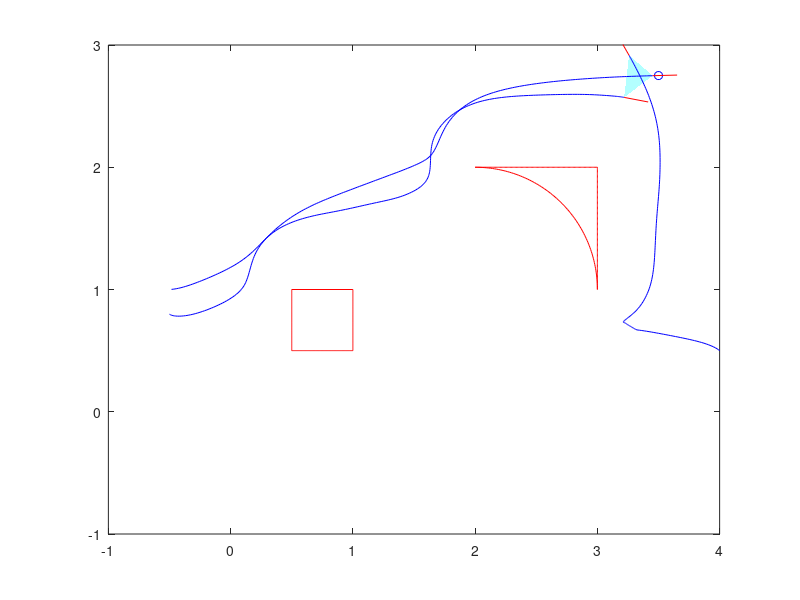
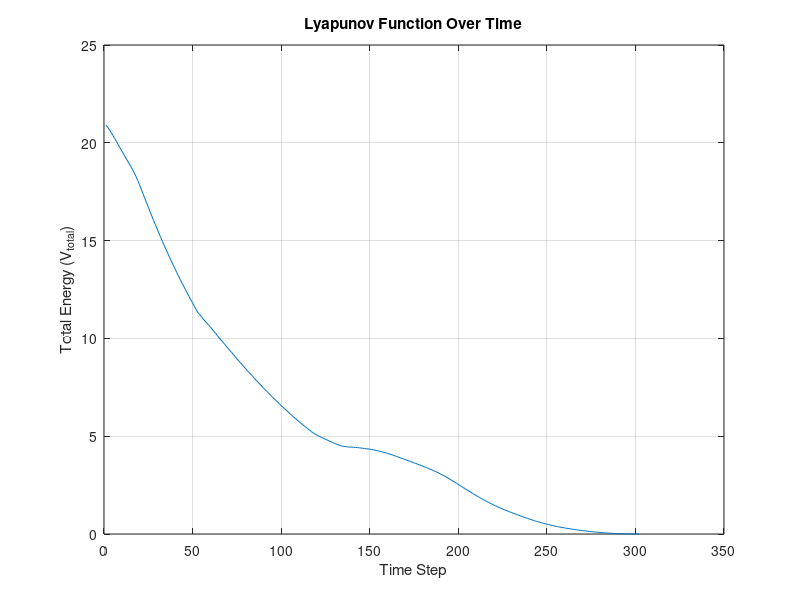

Source code (MATLAB) for these figures, in order: (Note: this script raises an error after producing the figures.)
clear all; close all; clc;

% Initial positions and orientations for 3 mass points (forming a V shape)
x = [-0.5, -0.5 4];
y = [1, 0.8, 0.5];
theta = [0, 0, 0];

% Goal position
x_goal = 3.5;
y_goal = 2.75;
position_accuracy = 0.05;

% APF parameters
zeta = 1.1547;
eta = 0.0732;
dstar = 0.3;
Qstar = 0.75;

% Parameters related to kinematic model
error_theta_max = deg2rad(45);
v_max = 0.2;
Kp_omega = 1.5;
omega_max = 0.5 * pi;

% Obstacles setup
obst1_points = [linspace(1.5, 1.5, 100) linspace(1.5, 1.5, 100) linspace(2, 2, 100) linspace(2, 1.5, 100);
                linspace(1.5, 2, 100) linspace(2, 2, 100) linspace(2, 1.5, 100) linspace(1.5, 1.5, 100)] - 1;
obst2_points = [2 + sin(linspace(0, pi / 2, 100)) linspace(3, 3, 100) linspace(3, 2, 100);
                2.5 + cos(linspace(0, pi / 2, 100)) linspace(2.5, 3.5, 100) linspace(3.5, 3.5, 100)] - [0; 1.5];

% V-formation parameters
v_distance = 0.3;         % Distance to maintain in V-formation
v_angle = deg2rad(45);    % Angle of V-formation

figure(1);
dT = 0.1;
t_max = 1000;

% Initialize path storage for each point
X = zeros(3, t_max);
Y = zeros(3, t_max);
X(:, 1) = x;
Y(:, 1) = y;

% Initialize Lyapunov function history
V_history = zeros(1, t_max);

t = 1;
while t <= t_max
    all_reached_goal = true;

    % Lyapunov function calculation
    V_leader = 0.5 * ((x(1) - x_goal)^2 + (y(1) - y_goal)^2); % Leader energy
    V_follower1 = 0.5 * ((x(2) - (x(1) - v_distance * cos(theta(1) + v_angle)))^2 + ...
                         (y(2) - (y(1) - v_distance * sin(theta(1) + v_angle)))^2); % Follower 1
    V_follower2 = 0.5 * ((x(3) - (x(1) - v_distance * cos(theta(1) - v_angle)))^2 + ...
                         (y(3) - (y(1) - v_distance * sin(theta(1) - v_angle)))^2); % Follower 2
    V_total = V_leader + V_follower1 + V_follower2; % Total Lyapunov function

    V_history(t) = V_total; % Store for plotting

    for i = 1:3
        if i == 1
            % Leader behavior
            if norm([x_goal, y_goal] - [x(1), y(1)]) > position_accuracy
                all_reached_goal = false;

                % Calculate Attractive Potential
                if norm([x(1), y(1)] - [x_goal, y_goal]) <= dstar
                    nablaU_att = zeta * ([x(1), y(1)] - [x_goal, y_goal]);
                else
                    nablaU_att = (dstar / norm([x(1), y(1)] - [x_goal, y_goal])) * zeta * ([x(1), y(1)] - [x_goal, y_goal]);
                end

                % Calculate distances to obstacles
                [obst1_idx, obst1_dist] = dsearchn(obst1_points', [x(1), y(1)]);
                [obst2_idx, obst2_dist] = dsearchn(obst2_points', [x(1), y(1)]);

                % Calculate Repulsive Potential
                nablaU_rep = [0, 0];
                if obst1_dist <= Qstar
                    nablaU_rep = nablaU_rep + (eta * (1 / Qstar - 1 / obst1_dist) * 1 / obst1_dist^2) * ([x(1), y(1)] - [obst1_points(1, obst1_idx), obst1_points(2, obst1_idx)]);
                end
                if obst2_dist <= Qstar && ~inpolygon(x(1), y(1), obst2_points(1, :), obst2_points(2, :))
                    nablaU_rep = nablaU_rep + (eta * (1 / Qstar - 1 / obst2_dist) * 1 / obst2_dist^2) * ([x(1), y(1)] - [obst2_points(1, obst2_idx), obst2_points(2, obst2_idx)]);
                end

                % Calculate final potential
                nablaU = nablaU_att + nablaU_rep;

                % Calculate reference velocity (v_ref) and orientation (theta_ref)
                theta_ref = atan2(-nablaU(2), -nablaU(1));
                error_theta = theta_ref - theta(1);

                if abs(error_theta) <= error_theta_max
                    alpha = (error_theta_max - abs(error_theta)) / error_theta_max;
                    v_ref = min(alpha * norm(-nablaU), v_max);
                else
                    v_ref = 0;
                end

                % Update kinematic model for leader
                omega_ref = Kp_omega * error_theta;
                omega_ref = min(max(omega_ref, -omega_max), omega_max);
                
                theta(1) = theta(1) + omega_ref * dT;
                x(1) = x(1) + v_ref * cos(theta(1)) * dT;
                y(1) = y(1) + v_ref * sin(theta(1)) * dT;
            end
        else
            % Follower behavior
            if i == 2
                angle_offset = v_angle;
            else
                angle_offset = -v_angle;
            end

            formation_x = x(1) - v_distance * cos(theta(1) + angle_offset);
            formation_y = y(1) - v_distance * sin(theta(1) + angle_offset);

            if norm([formation_x, formation_y] - [x(i), y(i)]) > position_accuracy
                all_reached_goal = false;

                % Calculate Attractive Potential
                if norm([x(i), y(i)] - [formation_x, formation_y]) <= dstar
                    nablaU_att = zeta * ([x(i), y(i)] - [formation_x, formation_y]);
                else
                    nablaU_att = (dstar / norm([x(i), y(i)] - [formation_x, formation_y])) * zeta * ([x(i), y(i)] - [formation_x, formation_y]);
                end

                % Calculate Repulsive Potential
                [obst1_idx, obst1_dist] = dsearchn(obst1_points', [x(i), y(i)]);
                [obst2_idx, obst2_dist] = dsearchn(obst2_points', [x(i), y(i)]);

                nablaU_rep = [0, 0];
                if obst1_dist <= Qstar
                    nablaU_rep = nablaU_rep + (eta * (1 / Qstar - 1 / obst1_dist) * 1 / obst1_dist^2) * ([x(i), y(i)] - [obst1_points(1, obst1_idx), obst1_points(2, obst1_idx)]);
                end
                if obst2_dist <= Qstar && ~inpolygon(x(i), y(i), obst2_points(1, :), obst2_points(2, :))
                    nablaU_rep = nablaU_rep + (eta * (1 / Qstar - 1 / obst2_dist) * 1 / obst2_dist^2) * ([x(i), y(i)] - [obst2_points(1, obst2_idx), obst2_points(2, obst2_idx)]);
                end

                % Combine Potentials
                nablaU = nablaU_att + nablaU_rep;

                % Calculate reference velocity (v_ref) and orientation (theta_ref)
                theta_ref = atan2(-nablaU(2), -nablaU(1));
                error_theta = theta_ref - theta(i);

                if abs(error_theta) <= error_theta_max
                    alpha = (error_theta_max - abs(error_theta)) / error_theta_max;
                    v_ref = min(alpha * norm(-nablaU), v_max);
                else
                    v_ref = 0;
                end

                % Update kinematic model for followers
                omega_ref = Kp_omega * error_theta;
                omega_ref = min(max(omega_ref, -omega_max), omega_max);

                theta(i) = theta(i) + omega_ref * dT;
                x(i) = x(i) + v_ref * cos(theta(i)) * dT;
                y(i) = y(i) + v_ref * sin(theta(i)) * dT;
            end
        end
    end

    % Stop if all points reached the goal
    if all_reached_goal
        break;
    end

    % Store and plot paths
    X(:, t) = x;
    Y(:, t) = y;

    cla;
    daspect([1, 1, 1]);
    xlim([-1, 4]);
    ylim([-1, 3]);
    box on;
    hold on;
    plot(obst1_points(1, :), obst1_points(2, :), '-r');
    plot(obst2_points(1, :), obst2_points(2, :), '-r');
    plot(x_goal, y_goal, 'ob');
    
    % Plot formation area
    fill(x, y, 'cyan', 'FaceAlpha', 0.3, 'EdgeColor', 'none'); % Coverage area

    for i = 1:3
        plot(X(i, 1:t), Y(i, 1:t), '-b');
        plot([x(i), x(i) + 0.2 * cos(theta(i))], [y(i), y(i) + 0.2 * sin(theta(i))], '-r'); % Orientation
    end

    drawnow;
    pause(dT);
    t = t + 1;
end

% Plot Lyapunov function
figure;
plot(1:t, V_history(1:t));
title('Lyapunov Function Over Time');
xlabel('Time Step');
ylabel('Total Energy (V_{total})');
grid on;

disp("Travel time: " + (t * dT) + " seconds.");
